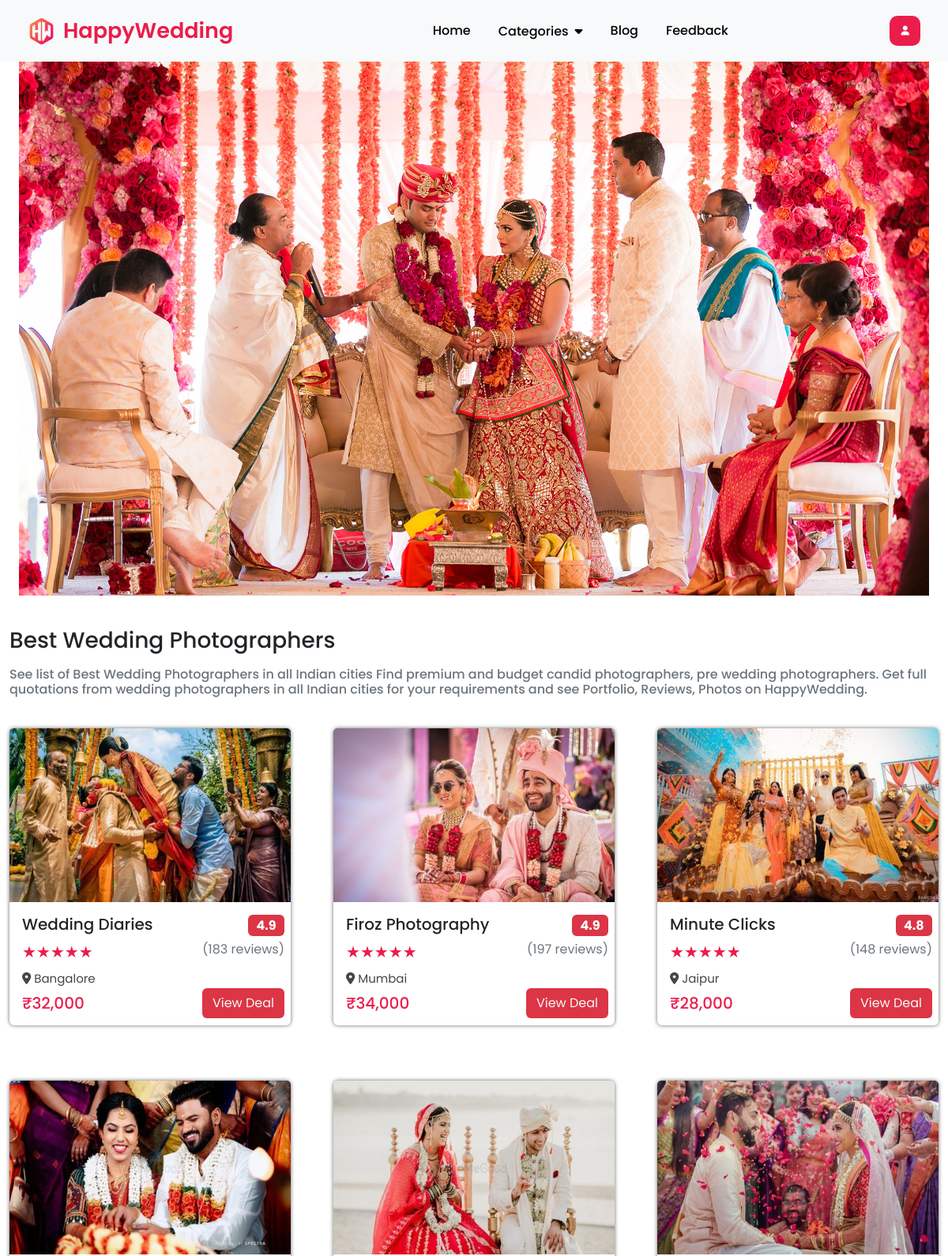
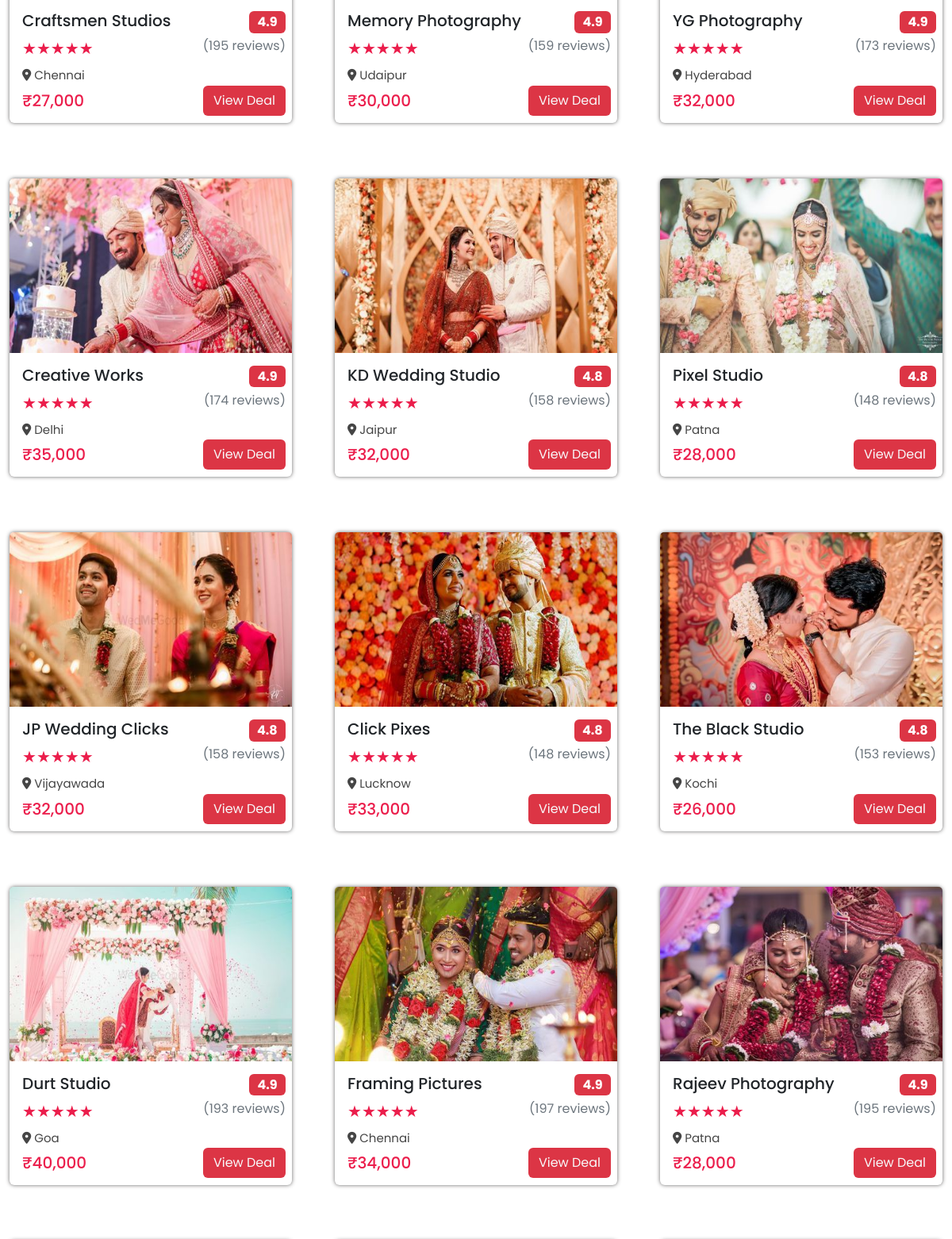
/photographer/ (upper part), run on the app's committed database (2 pictures, top to bottom).
### eventapp/models.py (models this page shows, shortened)
class Photographer(models.Model):
    img=models.ImageField(upload_to="pho")
    name=models.CharField(max_length=50)
    rate=models.CharField(max_length=50)
    review=models.CharField(max_length=50)
    place=models.CharField(max_length=50)
    price=models.CharField(max_length=50)

### eventapp/views.py (the view)
# urls.py: path('photographer/',views.photographer,name='photographer'),
def photographer(request):
    dict_pho={
        'pho':Photographer.objects.all()
    }
    return render(request,'photographer.html',dict_pho)

### templates/photographer.html (shortened to what this page needs)
{% extends 'base.html' %}
{% load static %}
{% block content %}
<div class="container-fluid transparent-bg"></div>
<div class="container">
    <h3 class="title">Best Wedding Photographers</h3>
    <h6 class="description my-3 text-secondary">See list of Best Wedding Photographers in all Indian cities Find premium and budget candid photographers, pre wedding photographers. Get full quotations from wedding photographers in all Indian cities for your requirements and see Portfolio, Reviews, Photos on HappyWedding.</h6>
    <div class="row">
        {% for i in pho %}
            <div class="event-card">
                <div class="card">
                    <img src="{{i.img.url}}" class="card-img-top" alt="">
                    <div class="card-body">
                        <h5 class="card-title">{{i.name}} <span class="badge bg-danger position-absolute end-0 me-2">{{i.rate}}</span></h5>
                        <p class="stars fs-5">&#9733;&#9733;&#9733;&#9733;&#9733;<span class="review text-secondary position-absolute end-0 me-2"> ({{i.review}} reviews)</span></p>
                        <p class="place"><i class="fa-solid fa-location-dot"></i> {{i.place}}</p>
                        <h5 class="card-text price mt-3">₹{{i.price}}<a href="{% url 'pho' %}" class="btn bg-danger text-light position-absolute end-0 me-2">View Deal</a></h5>
                    </div>
                </div>
            </div>
        {% endfor %}
    </div>
</div>
{% endblock %}

### templates/base.html (style rules this page uses)
* { margin: 0; padding: 0; box-sizing: border-box; text-decoration: none; font-family: "Poppins", sans-serif; }
body { margin-top: 50px; height: 100vh; width: 100%; line-height: 1.5; }
.container { max-width: 1200px; margin: auto; }
.card { cursor: pointer; margin-bottom: 70px; border: none; box-shadow: 0 0 5px rgba(83, 82, 82, 0.89); }
.event-card { width: 380px; }
.card img { height: 220px; }

### data on the page
Photographer: img (picture), name "Wedding Diaries", rate "4.9", review "183", place "Bangalore", price "32,000"
Photographer: img (picture), name "Firoz Photography", rate "4.9", review "197", place "Mumbai", price "34,000"
Photographer: img (picture), name "Minute Clicks", rate "4.8", review "148", place "Jaipur", price "28,000"
Photographer: img (picture), name "Craftsmen Studios", rate "4.9", review "195", place "Chennai", price "27,000"
Photographer: img (picture), name "Memory Photography", rate "4.9", review "159", place "Udaipur", price "30,000"
Photographer: img (picture), name "YG Photography", rate "4.9", review "173", place "Hyderabad", price "32,000"
Photographer: img (picture), name "Creative Works", rate "4.9", review "174", place "Delhi", price "35,000"
Photographer: img (picture), name "KD Wedding Studio", rate "4.8", review "158", place "Jaipur", price "32,000"
Photographer: img (picture), name "Pixel Studio", rate "4.8", review "148", place "Patna", price "28,000"
Photographer: img (picture), name "JP Wedding Clicks", rate "4.8", review "158", place "Vijayawada", price "32,000"
Photographer: img (picture), name "Click Pixes", rate "4.8", review "148", place "Lucknow", price "33,000"
Photographer: img (picture), name "The Black Studio", rate "4.8", review "153", place "Kochi", price "26,000"
Photographer: img (picture), name "Durt Studio", rate "4.9", review "193", place "Goa", price "40,000"
Photographer: img (picture), name "Framing Pictures", rate "4.9", review "197", place "Chennai", price "34,000"
Photographer: img (picture), name "Rajeev Photography", rate "4.9", review "195", place "Patna", price "28,000"
